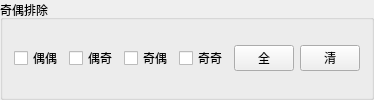
            <widget class="QGroupBox" name="groupBox_7">
             <property name="title">
              <string>奇偶排除</string>
             </property>
             <layout class="QVBoxLayout" name="verticalLayout_11">
              <item>
               <layout class="QVBoxLayout" name="verticalLayout_12">
                <item>
                 <layout class="QHBoxLayout" name="horizontalLayout_15">
                  <item>
                   <widget class="QCheckBox" name="checkBox_90">
                    <property name="text">
                     <string>偶偶</string>
                    </property>
                   </widget>
                  </item>
                  <item>
                   <widget class="QCheckBox" name="checkBox_91">
                    <property name="text">
                     <string>偶奇</string>
                    </property>
                   </widget>
                  </item>
                  <item>
                   <widget class="QCheckBox" name="checkBox_92">
                    <property name="text">
                     <string>奇偶</string>
                    </property>
                   </widget>
                  </item>
                  <item>
                   <widget class="QCheckBox" name="checkBox_93">
                    <property name="text">
                     <string>奇奇</string>
                    </property>
                   </widget>
                  </item>
                  <item>
                   <widget class="QPushButton" name="pushButton_17">
                    <property name="minimumSize">
                     <size>
                      <width>30</width>
                      <height>0</height>
                     </size>
                    </property>
                    <property name="maximumSize">
                     <size>
                      <width>60</width>
                      <height>16777215</height>
                     </size>
                    </property>
                    <property name="text">
                     <string>全</string>
                    </property>
                   </widget>
                  </item>
                  <item>
                   <widget class="QPushButton" name="pushButton_18">
                    <property name="minimumSize">
                     <size>
                      <width>30</width>
                      <height>0</height>
                     </size>
                    </property>
                    <property name="maximumSize">
                     <size>
                      <width>60</width>
                      <height>16777215</height>
                     </size>
                    </property>
                    <property name="text">
                     <string>清</string>
                    </property>
                   </widget>
                  </item>
                 </layout>
                </item>
               </layout>
              </item>
             </layout>
            </widget>
